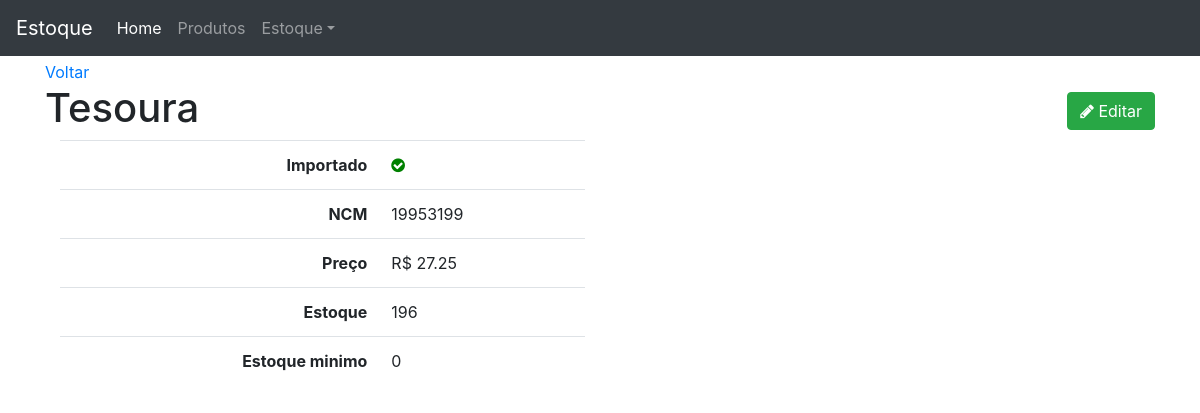
Page /produto/33/ on the committed database.
### produto/models.py (models this page shows, shortened)
class Produto(models.Model):
    importado = models.BooleanField(default=False)
    ncm = models.CharField('NCM', max_length=8)
    produto = models.CharField(max_length=100, unique=True)
    preco = models.DecimalField('preço', max_digits=7, decimal_places=2)
    estoque = models.IntegerField('estoque atual')
    estoque_minimo = models.PositiveIntegerField('estoque mínimo', default=0)
    class Meta:
        ordering = ('-produto',)
    def __str__(self):
        return self.produto

### produto/views.py (the view)
# urls.py: path('<int:pk>/', v.produto_detail, name='url_produto_detail'),
def produto_detail(request, pk):
    template_name = 'produto/produto_detail.html'
    obj = Produto.objects.get(pk=pk)
    context = {'object': obj}
    return render(request, template_name, context)

### produto/templates/produto/produto_detail.html
{% extends 'base.html' %}
{% block content %}
<a href="{% url 'produto:url_produto_list' %}">Voltar</a>
<h1>{{ object }}
    <span class="pull-right">
        <a href="{% url 'produto:url_produto_edit' object.pk %}">
            <button type="button" class="btn btn-success">
                <span class="fa fa-pencil"></span> Editar
            </button>
        </a>
    </span>
</h1>
<div class="col-sm-6">
    <table class="table table-user-information">
        <tbody>
            <tr>
                <th class="text-right">Importado</th>
                <td>
                    {% if object.importado %}
                        <i class="fa fa-check-circle ok"></i>
                        {% else %}
                        <i class="fa fa-minus-circle no"></i>
                    {% endif %}
                </td>
            </tr>
            <tr>
                <th class="text-right">NCM</th>
                <td>{{ object.ncm }}</td>
            </tr>
            <tr>
                <th class="text-right">Preço</th>
                <td>R$ {{ object.preco }}</td>
            </tr>
            <tr>
                <th class="text-right">Estoque</th>
                <td>{{ object.estoque }}</td>
            </tr>
            <tr>
                <th class="text-right">Estoque minimo</th>
                <td>{{ object.estoque_minimo }}</td>
            </tr>
        </tbody>
    </table>
</div>
{% endblock content %}

### core/templates/base.html (style rules this page uses)
body { margin-top: 60px; }
.ok { color: green; }

### rows in the picture
Produto: produto "Tesoura", ncm "19953199", preco "27.25", estoque "196", estoque_minimo "0"
